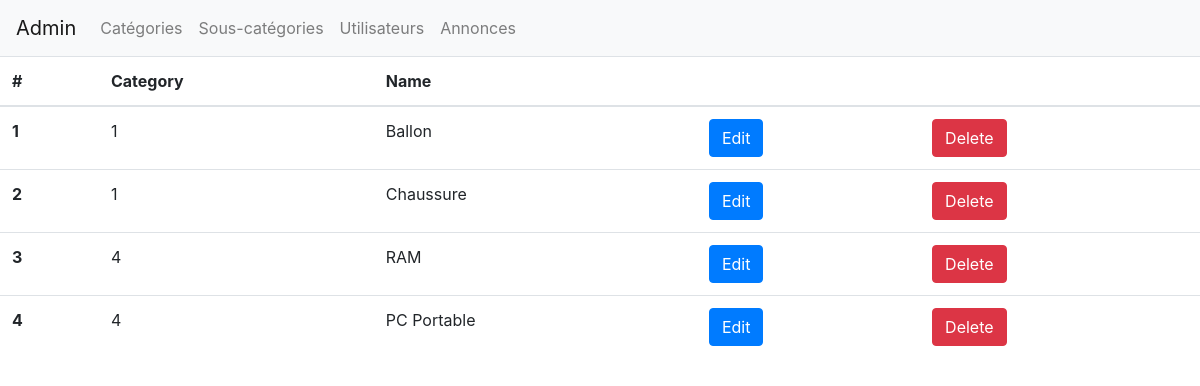
/gestion_sous_categories.php, run on the app's committed database.
### tables this page shows
CREATE TABLE `sous_categorie` (
  `sct_id` int(11) NOT NULL,
  `sct_cat_id` int(11) NOT NULL,
  `sct_nom` varchar(255) NOT NULL,
  `sct_del` int(11) NOT NULL DEFAULT '0'
);

### gestion_sous_categories.php (the view, shortened to what this page needs)
<?php
include 'header.php';
?>
<body>
  <?php
  include 'navbar.php';
  ?>
  <table class="table">
    <thead>
      <tr>
        <th scope="col">#</th>
        <th scope="col">Category</th>
        <th scope="col">Name</th>
        <th scope="col"></th>
        <th scope="col"></th>
      </tr>
    </thead>
    <tbody>
      <?php
      $reponse = $dbs->query("SELECT * FROM sous_categorie");
      while ($donnees = $reponse->fetch()) {
        ?>
        <tr>
          <th scope="row"><?php echo $donnees['sct_id']; ?></th>
          <td><?php echo $donnees['sct_cat_id']; ?></td>
          <td><?php echo $donnees['sct_nom']; ?></td>
          <td>
            <button type="button" class="btn btn-primary">Edit</button>
          </td>
          <td>
            <form action="queries/deleteSousCategorie.php" method="get">
              <button type="submit" class="btn btn-danger">Delete</button>
            </form>
          </td>
        </tr>
      <?php
      }
      ?>
    </tbody>
  </table>
  <?php
  include 'footer.php';
  ?>

### data on the page
sous_categorie: sct_id "1", sct_cat "1", sct_nom "Ballon"
sous_categorie: sct_id "2", sct_cat "1", sct_nom "Chaussure"
sous_categorie: sct_id "3", sct_cat "4", sct_nom "RAM"
sous_categorie: sct_id "4", sct_cat "4", sct_nom "PC Portable"
